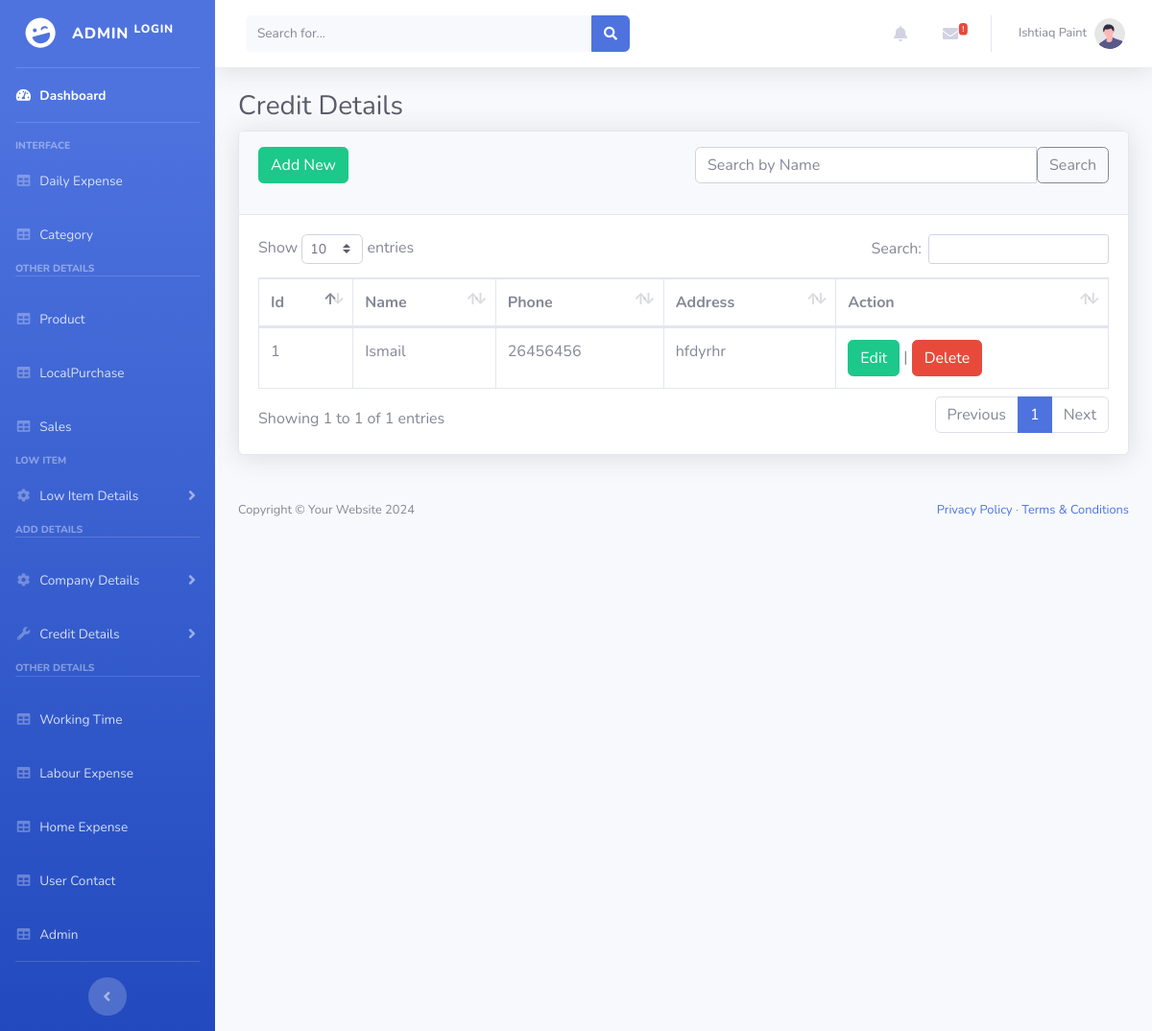
Screenshot of /admin/Credit.php (signed in) with the database file from the repository.
### tables this page shows
CREATE TABLE `credit` (
  `Id` int(100) NOT NULL,
  `Name` varchar(255) NOT NULL,
  `Phone` varchar(255) NOT NULL,
  `Address` varchar(255) NOT NULL
);

### admin/Credit.php (the view, shortened to what this page needs)
<?php
include_once("DatabaseConn.php");
$searchTerm = '';
if (isset($_GET['search'])) {
    $searchTerm = htmlspecialchars($_GET['search']);
    $query = "SELECT * FROM `credit` WHERE Name LIKE CONCAT('%', ?, '%')";
    $stmt = mysqli_prepare($conn, $query);
    mysqli_stmt_bind_param($stmt, "s", $searchTerm);
    mysqli_stmt_execute($stmt);
    $result = mysqli_stmt_get_result($stmt);
} else {
    $query = "SELECT * FROM `credit`";
    $result = mysqli_query($conn, $query);
}
?>
<!DOCTYPE html>
<html lang="en">
<head>
    <link href="vendor/fontawesome-free/css/all.min.css" rel="stylesheet" type="text/css">
    <link href="css/sb-admin-2.min.css" rel="stylesheet">
    <link href="vendor/datatables/dataTables.bootstrap4.min.css" rel="stylesheet">
</head>
<body id="page-top">
<?php include_once("Header.php"); ?>
<div id="wrapper">
    <div id="content-wrapper" class="d-flex flex-column">
        <div id="content">
            <div class="container-fluid">
                <h1 class="h3 mb-2 text-gray-800">Credit Details</h1>
                <div class="card shadow mb-4">
                    <div class="card-header py-3">
                        <div class="row">
                            <div class="col-md-6">
                                <a href="CreditAdd.php" class="btn btn-success">Add New</a>
                            </div>
                            <div class="col-md-6">
                                <form method="GET" action="">
                                    <div class="input-group mb-3">
                                        <input type="text" class="form-control" placeholder="Search by Name" name="search" value="<?php echo $searchTerm; ?>">
                                        <button class="btn btn-outline-secondary" type="submit">Search</button>
                                    </div>
                                </form>
                            </div>
                        </div>
                    </div>
                    <div class="card-body">
                        <div class="table-responsive">
                            <table class="table table-bordered" id="dataTable" width="100%" cellspacing="0">
                                <thead>
                                    <tr>
                                        <th>Id</th>
                                        <th>Name</th>
                                        <th>Phone</th>
                                        <th>Address</th>
                                        <th>Action</th>
                                    </tr>
                                </thead>
                                <tbody>
                                    <?php
                                    if(mysqli_num_rows($result) > 0) {
                                        while($row = mysqli_fetch_array($result)) {
                                    ?>
                                            <tr>
                                                <td><?php echo $row['Id'];?></td>
                                                <td><?php echo $row['Name'];?></td>
                                                <td><?php echo $row['Phone'];?></td>
                                                <td><?php echo $row['Address'];?></td>
                                                <td>
                                                    <a href="CreditEdit.php?id=<?php echo $row['Id'];?>" class="btn btn-success">Edit</a> |
                                                    <a href="CreditDelete.php?id=<?php echo $row['Id'];?>" class="btn btn-danger">Delete</a>
                                                </td>
                                            </tr>
                                    <?php
                                        }
                                    } else {
                                        echo "<tr><td colspan='5'>No records found</td></tr>";
                                    }
                                    ?>
                                </tbody>
                            </table>
                        </div>
                    </div>
                </div>
            </div>
        </div>
        <footer class="py-4 bg-light mt-auto">
            <div class="container-fluid px-4">
                <div class="d-flex align-items-center justify-content-between small">
                    <div class="text-muted">Copyright &copy; Your Website <?php echo date("Y"); ?></div>
                    <div>
                        <a href="#">Privacy Policy</a>
                        &middot;
                        <a href="#">Terms &amp; Conditions</a>
                    </div>
                </div>
            </div>
        </footer>
    </div>
</body>
</html>

### rows the page displays
credit: Id "1", Name "Ismail", Phone "26456456", Address "hfdyrhr"
